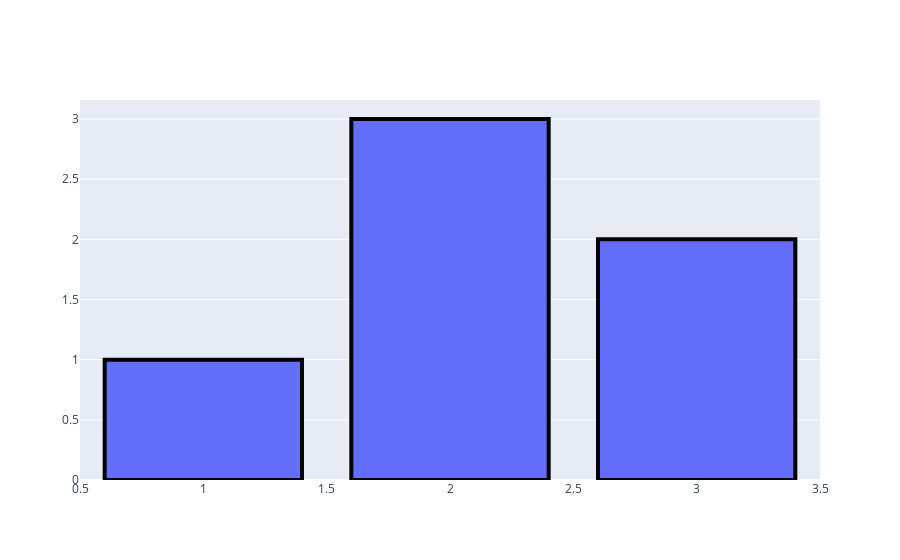

Notebook cell for this chart:
### Code cell
fig = go.Figure(data=go.Bar(x=[1,2,3], y=[1,3,2]))

fig.data[0].marker.line.width=4    
fig.data[0].marker.line.color="black"    
fig.show()

### Figure 1 — Plotly figure (JSON) as saved in the notebook; plotly's stock layout.template omitted (floating-point values rounded to 4 significant figures)
{"data": [{"marker": {"line": {"color": "black", "width": 4}}, "type": "bar", "x": [1, 2, 3], "y": [1, 3, 2]}], "layout": {}}
